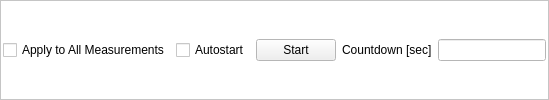
                    <widget class="QFrame" name="frame_7">
                     <property name="palette">
                      <palette>
                       <active>
                        <colorrole role="Base">
                         <brush brushstyle="SolidPattern">
                          <color alpha="255">
                           <red>255</red>
                           <green>255</green>
                           <blue>255</blue>
                          </color>
                         </brush>
                        </colorrole>
                        <colorrole role="Window">
                         <brush brushstyle="SolidPattern">
                          <color alpha="255">
                           <red>255</red>
                           <green>255</green>
                           <blue>255</blue>
                          </color>
                         </brush>
                        </colorrole>
                       </active>
                       <inactive>
                        <colorrole role="Base">
                         <brush brushstyle="SolidPattern">
                          <color alpha="255">
                           <red>255</red>
                           <green>255</green>
                           <blue>255</blue>
                          </color>
                         </brush>
                        </colorrole>
                        <colorrole role="Window">
                         <brush brushstyle="SolidPattern">
                          <color alpha="255">
                           <red>255</red>
                           <green>255</green>
                           <blue>255</blue>
                          </color>
                         </brush>
                        </colorrole>
                       </inactive>
                       <disabled>
                        <colorrole role="Base">
                         <brush brushstyle="SolidPattern">
                          <color alpha="255">
                           <red>255</red>
                           <green>255</green>
                           <blue>255</blue>
                          </color>
                         </brush>
                        </colorrole>
                        <colorrole role="Window">
                         <brush brushstyle="SolidPattern">
                          <color alpha="255">
                           <red>255</red>
                           <green>255</green>
                           <blue>255</blue>
                          </color>
                         </brush>
                        </colorrole>
                       </disabled>
                      </palette>
                     </property>
                     <property name="autoFillBackground">
                      <bool>true</bool>
                     </property>
                     <property name="frameShape">
                      <enum>QFrame::StyledPanel</enum>
                     </property>
                     <property name="frameShadow">
                      <enum>QFrame::Raised</enum>
                     </property>
                     <layout class="QHBoxLayout" name="horizontalLayout_2">
                      <property name="leftMargin">
                       <number>2</number>
                      </property>
                      <property name="topMargin">
                       <number>2</number>
                      </property>
                      <property name="rightMargin">
                       <number>2</number>
                      </property>
                      <property name="bottomMargin">
                       <number>2</number>
                      </property>
                      <item>
                       <widget class="QCheckBox" name="checkBox_6">
                        <property name="accessibleDescription">
                         <string>measure:/apply_to_all:</string>
                        </property>
                        <property name="text">
                         <string>Apply to All Measurements</string>
                        </property>
                       </widget>
                      </item>
                      <item>
                       <widget class="QCheckBox" name="checkBox_7">
                        <property name="accessibleDescription">
                         <string>measure:/autostart_measure</string>
                        </property>
                        <property name="text">
                         <string>Autostart</string>
                        </property>
                       </widget>
                      </item>
                      <item>
                       <widget class="QPushButton" name="pushButton_4">
                        <property name="minimumSize">
                         <size>
                          <width>30</width>
                          <height>0</height>
                         </size>
                        </property>
                        <property name="maximumSize">
                         <size>
                          <width>16777215</width>
                          <height>16777215</height>
                         </size>
                        </property>
                        <property name="accessibleDescription">
                         <string>measure:/trigger_start</string>
                        </property>
                        <property name="text">
                         <string>Start</string>
                        </property>
                       </widget>
                      </item>
                      <item>
                       <widget class="QLabel" name="label_12">
                        <property name="text">
                         <string>Countdown [sec]</string>
                        </property>
                       </widget>
                      </item>
                      <item>
                       <widget class="QLineEdit" name="lineEdit_12">
                        <property name="accessibleDescription">
                         <string>measure:/countdown_start:NUMDIGITS=2</string>
                        </property>
                       </widget>
                      </item>
                     </layout>
                    </widget>
